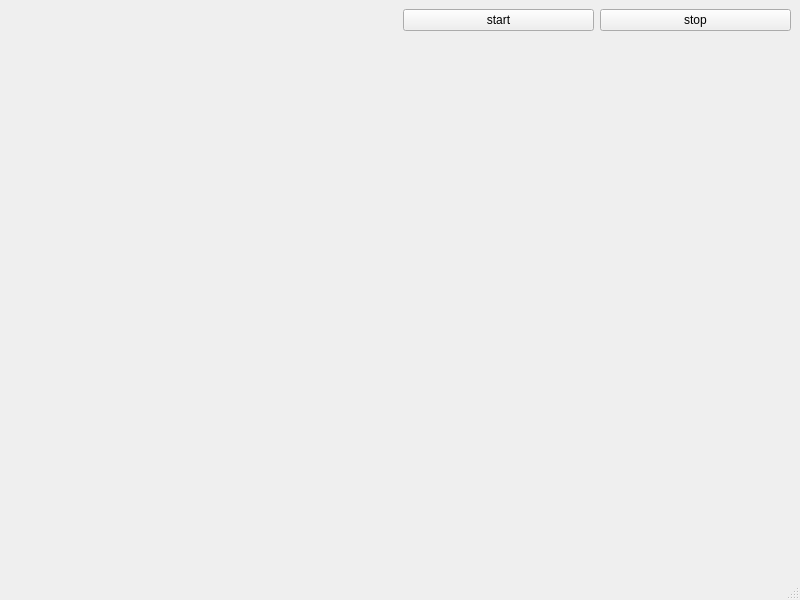
<?xml version="1.0" encoding="UTF-8"?>
<ui version="4.0">
 <class>MainWindow</class>
 <widget class="QMainWindow" name="MainWindow">
  <property name="geometry">
   <rect>
    <x>0</x>
    <y>0</y>
    <width>800</width>
    <height>600</height>
   </rect>
  </property>
  <property name="windowTitle">
   <string>MainWindow</string>
  </property>
  <widget class="QWidget" name="centralwidget">
   <layout class="QHBoxLayout" name="horizontalLayout">
    <item>
     <layout class="QVBoxLayout" name="plotLayout">
      <item>
       <widget class="PlotWidget" name="timePlot" native="true">
        <layout class="QVBoxLayout" name="verticalLayout"/>
       </widget>
      </item>
      <item>
       <widget class="PlotWidget" name="spectrumPlot" native="true"/>
      </item>
      <item>
       <widget class="PlotWidget" name="spectrogramPlot" native="true"/>
      </item>
     </layout>
    </item>
    <item>
     <layout class="QVBoxLayout" name="verticalLayout_2">
      <item>
       <layout class="QHBoxLayout" name="horizontalLayout_2">
        <item>
         <widget class="QPushButton" name="startButton">
          <property name="text">
           <string>start</string>
          </property>
         </widget>
        </item>
        <item>
         <widget class="QPushButton" name="stopButton">
          <property name="text">
           <string>stop</string>
          </property>
         </widget>
        </item>
       </layout>
      </item>
      <item>
       <spacer name="verticalSpacer">
        <property name="orientation">
         <enum>Qt::Vertical</enum>
        </property>
        <property name="sizeHint" stdset="0">
         <size>
          <width>20</width>
          <height>40</height>
         </size>
        </property>
       </spacer>
      </item>
     </layout>
    </item>
   </layout>
  </widget>
  <widget class="QMenuBar" name="menubar">
   <property name="geometry">
    <rect>
     <x>0</x>
     <y>0</y>
     <width>800</width>
     <height>19</height>
    </rect>
   </property>
  </widget>
  <widget class="QStatusBar" name="statusbar"/>
 </widget>
 <customwidgets>
  <customwidget>
   <class>PlotWidget</class>
   <extends>QWidget</extends>
   <header>pyqtgraph.h</header>
   <container>1</container>
  </customwidget>
 </customwidgets>
 <resources/>
 <connections/>
</ui>
